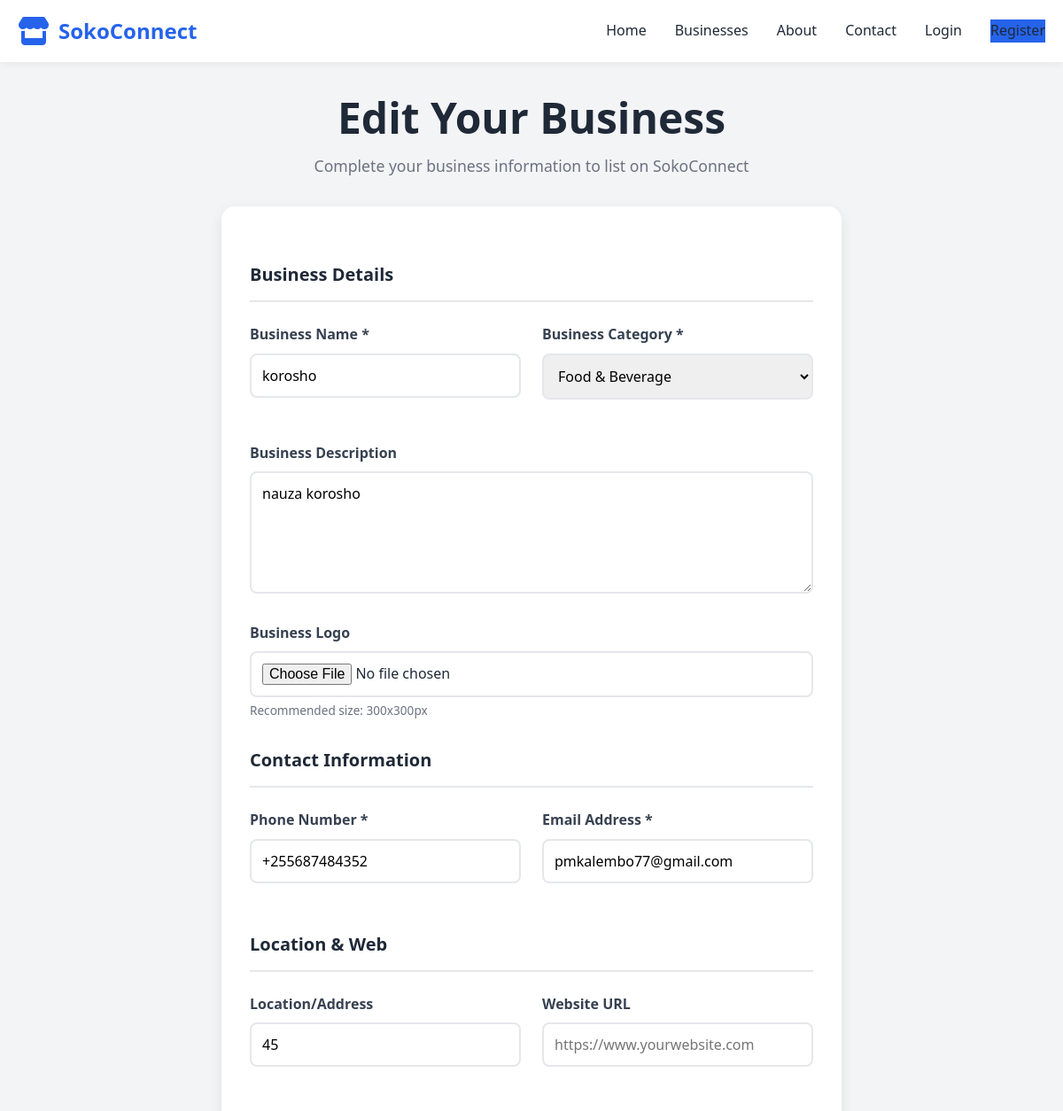
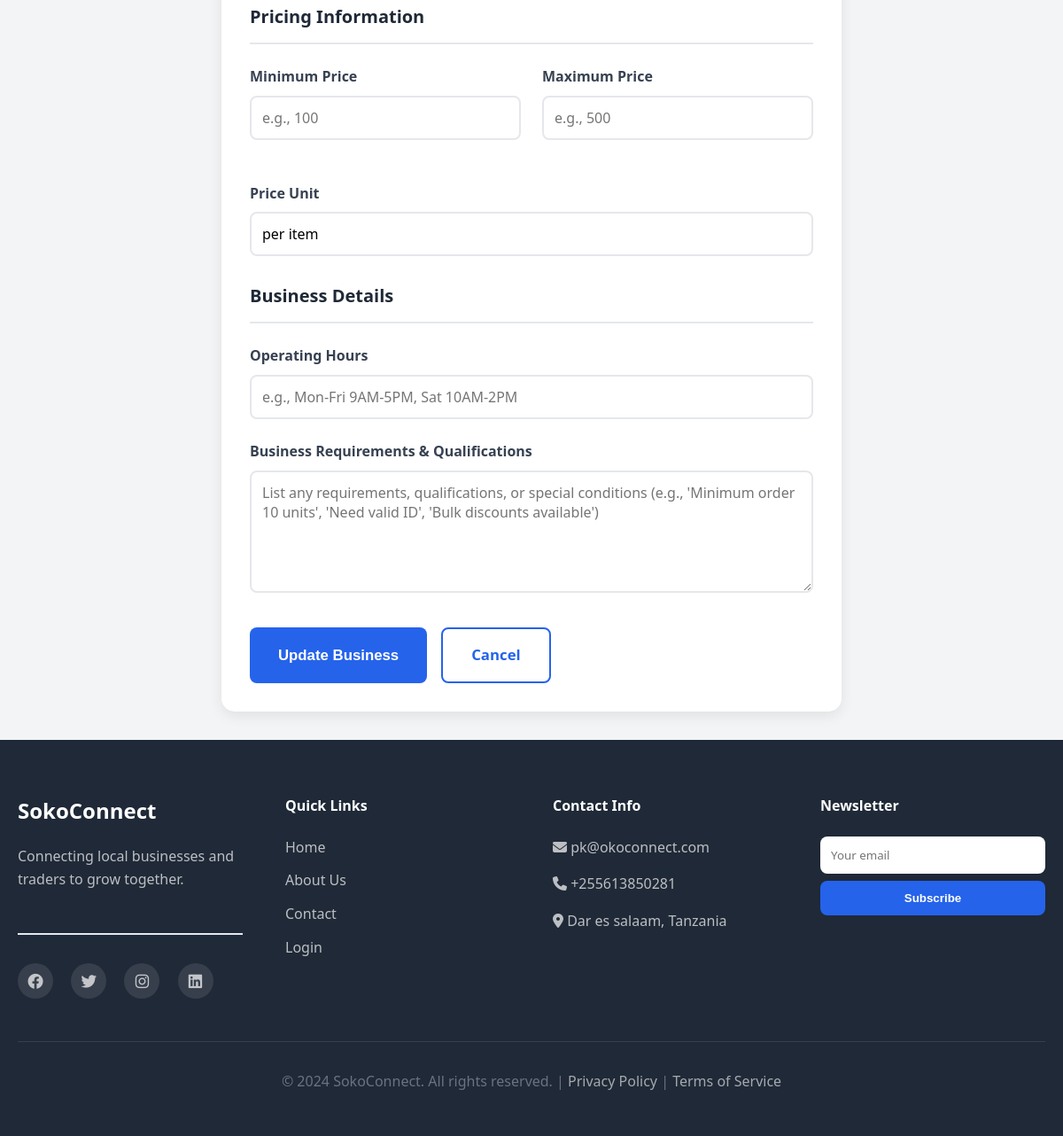
Page /add-business/ (signed in) on the committed database (2 pictures, top to bottom).
### business/models.py (models this page shows, shortened)
class BusinessListing(models.Model):
    user = models.OneToOneField(User, on_delete=models.CASCADE, related_name='business')
    business_name = models.CharField(max_length=200)
    category = models.CharField(max_length=50, choices=CATEGORY_CHOICES)
    description = models.TextField(blank=True)
    phone = models.CharField(max_length=20)
    email = models.EmailField()
    location = models.CharField(max_length=300, blank=True)
    website = models.URLField(blank=True)
    logo = models.ImageField(upload_to='business_logos/', blank=True, null=True)
    min_price = models.DecimalField(max_digits=10, decimal_places=2, blank=True, null=True, help_text="Minimum price/cost in local currency")
    max_price = models.DecimalField(max_digits=10, decimal_places=2, blank=True, null=True, help_text="Maximum price/cost in local currency")
    price_unit = models.CharField(max_length=100, blank=True, default="per item", help_text="Price unit (e.g., per item, per hour, per kg)")
    requirements = models.TextField(blank=True, help_text="List business requirements, qualifications, or specifications")
    operating_hours = models.CharField(max_length=300, blank=True, help_text="Operating hours (e.g., Mon-Fri 9AM-5PM)")
    status = models.CharField(max_length=20, choices=STATUS_CHOICES, default='draft')
    created_at = models.DateTimeField(auto_now_add=True)
    updated_at = models.DateTimeField(auto_now=True)
    class Meta:
        verbose_name_plural = "Business Listings"

### business/views.py (the view, shortened to what this page needs)
# urls.py: path('add-business/', views.add_business, name='add_business'),
@login_required(login_url='business:login')
def add_business(request):
    if not request.user.is_authenticated:
        return redirect('business:login')
    try:
        business = BusinessListing.objects.get(user=request.user)
        is_edit = True
    except BusinessListing.DoesNotExist:
        business = None
        is_edit = False
    context = {
        'page_title': 'Add/Edit Business',
        'business': business,
        'categories': CATEGORY_CHOICES,
        'is_edit': is_edit,
    }
    return render(request, 'add_business.html', context)

### templates/add_business.html (shortened to what this page needs)
{% extends 'base.html' %}
{% load static %}
{% block content %}
<section class="form-section">
    <div class="container">
        <div class="form-header">
            <h1>{% if is_edit %}Edit Your Business{% else %}Add Your Business{% endif %}</h1>
            <p>Complete your business information to list on SokoConnect</p>
        </div>
        <div class="form-container">
            <form method="POST" class="business-form" enctype="multipart/form-data">
                <div class="form-section-title">
                    <h2>Business Details</h2>
                </div>
                <div class="form-row">
                    <div class="form-group">
                        <label for="business_name">Business Name *</label>
                        <input type="text" id="business_name" name="business_name" required
                               value="{% if business %}{{ business.business_name }}{% endif %}"
                               placeholder="Your Business Name">
                    </div>
                    <div class="form-group">
                        <label for="business_category">Business Category *</label>
                        <select id="business_category" name="business_category" required>
                            {% for value, label in categories %}
                                <option value="{{ value }}" {% if business.category == value %}selected{% endif %}>
                                    {{ label }}
                                </option>
                            {% endfor %}
                        </select>
                    </div>
                </div>
                <div class="form-group">
                    <label for="description">Business Description</label>
                    <textarea id="description" name="description" rows="5"
                              placeholder="Tell us about your business, products, or services">{% if business %}{{ business.description }}{% endif %}</textarea>
                </div>
                <div class="form-group">
                    <label for="logo">Business Logo</label>
                    <input type="file" id="logo" name="logo" accept="image/*"
                           placeholder="Upload your business logo (JPG, PNG)">
                    <small>Recommended size: 300x300px</small>
                </div>
                <div class="form-section-title">
                    <h2>Contact Information</h2>
                </div>
                <div class="form-row">
                    <div class="form-group">
                        <label for="phone">Phone Number *</label>
                        <input type="tel" id="phone" name="phone" required
                               value="{% if business %}{{ business.phone }}{% endif %}"
                               placeholder="+255612345678">
                    </div>
                    <div class="form-group">
                        <label for="email">Email Address *</label>
                        <input type="email" id="email" name="email" required
                               value="{% if business %}{{ business.email }}{% endif %}"
                               placeholder="your@email.com">
                    </div>
                </div>
                <div class="form-section-title">
                    <h2>Location & Web</h2>
                </div>
                <div class="form-row">
                    <div class="form-group">
                        <label for="location">Location/Address</label>
                        <input type="text" id="location" name="location"
                               value="{% if business %}{{ business.location }}{% endif %}"
                               placeholder="City, Country or full address">
                    </div>
                    <div class="form-group">
                        <label for="website">Website URL</label>
                        <input type="url" id="website" name="website"
                               value="{% if business %}{{ business.website }}{% endif %}"
                               placeholder="https://www.yourwebsite.com">
                    </div>
                </div>
                <div class="form-section-title">
                    <h2>Pricing Information</h2>
                </div>
                <div class="form-row">
                    <div class="form-group">
                        <label for="min_price">Minimum Price</label>
                        <input type="number" id="min_price" name="min_price" step="0.01"
                               value="{% if business.min_price %}{{ business.min_price }}{% endif %}"
                               placeholder="e.g., 100">
                    </div>
                    <div class="form-group">
                        <label for="max_price">Maximum Price</label>
                        <input type="number" id="max_price" name="max_price" step="0.01"
                               value="{% if business.max_price %}{{ business.max_price }}{% endif %}"
                               placeholder="e.g., 500">
                    </div>
                </div>
                <div class="form-group">
                    <label for="price_unit">Price Unit</label>
                    <input type="text" id="price_unit" name="price_unit"
                           value="{% if business.price_unit %}{{ business.price_unit }}{% else %}per item{% endif %}"
                           placeholder="e.g., per item, per hour, per kg, per service">
                </div>
                <div class="form-section-title">
                    <h2>Business Details</h2>
                </div>
                <div class="form-group">
                    <label for="operating_hours">Operating Hours</label>
                    <input type="text" id="operating_hours" name="operating_hours"
                           value="{% if business.operating_hours %}{{ business.operating_hours }}{% endif %}"
                           placeholder="e.g., Mon-Fri 9AM-5PM, Sat 10AM-2PM">
                </div>
                <div class="form-group">
                    <label for="requirements">Business Requirements & Qualifications</label>
                    <textarea id="requirements" name="requirements" rows="5"
                              placeholder="List any requirements, qualifications, or special conditions (e.g., 'Minimum order 10 units', 'Need valid ID', 'Bulk discounts available')">{% if business %}{{ business.requirements }}{% endif %}</textarea>
                </div>
                <div class="form-actions">
                    <button type="submit" class="btn btn-primary btn-lg">
                        {% if is_edit %}Update Business{% else %}Save & Continue{% endif %}
                    </button>
                    <a href="{% url 'business:home' %}" class="btn btn-secondary btn-lg">Cancel</a>
                </div>
            </form>
        </div>
    </div>
</section>
{% endblock %}

### static/css/style.css (style rules this page uses)
* { margin: 0; padding: 0; box-sizing: border-box; }
:root { --primary-color: #2563eb; --secondary-color: #10b981; --dark-color: #1f2937; --light-color: #f3f4f6; --gray-color: #6b7280; --border-color: #e5e7eb; --shadow: 0 10px 30px rgba(0, 0, 0, 0.1); --transition: all 0.3s ease; }
html { scroll-behavior: smooth; }
body { font-family: 'Segoe UI', Tahoma, Geneva, Verdana, sans-serif; line-height: 1.6; color: var(--dark-color); background-color: #ffffff; }
.container { max-width: 1200px; margin: 0 auto; padding: 0 20px; }
h1, h2, h3, h4, h5, h6 { font-weight: 700; margin-bottom: 1rem; line-height: 1.3; }
h1 { font-size: 3rem; color: var(--dark-color); }
h2 { font-size: 2.5rem; color: var(--dark-color); margin-bottom: 2rem; }
p { margin-bottom: 1rem; color: var(--gray-color); }
a { color: var(--primary-color); text-decoration: none; transition: var(--transition); }
.btn { display: inline-block; padding: 12px 24px; border-radius: 8px; font-weight: 600; text-decoration: none; transition: var(--transition); border: none; cursor: pointer; font-size: 1rem; }
.btn-primary { background-color: var(--primary-color); color: white; }
.btn-secondary { background-color: transparent; color: var(--primary-color); border: 2px solid var(--primary-color); }
.btn-lg { padding: 15px 40px; font-size: 1.1rem; }
.form-group { margin-bottom: 1.5rem; }
.form-row { display: grid; grid-template-columns: 1fr 1fr; gap: 1rem; }
.form-group label { display: block; margin-bottom: 0.5rem; font-weight: 600; color: var(--dark-color); }
.form-group input, .form-group select, .form-group textarea { width: 100%; padding: 12px; border: 2px solid var(--border-color); border-radius: 8px; font-size: 1rem; transition: var(--transition); font-family: inherit; }
.form-group small { display: block; color: var(--gray-color); font-size: 0.85rem; margin-top: 0.25rem; }

### templates/add_business.html (style rules this page uses)
.form-section { padding: 2rem 0; min-height: 80vh; background-color: #f3f4f6; }
.form-header { margin-bottom: 2rem; text-align: center; }
.form-header h1 { margin-bottom: 0.5rem; color: #1f2937; }
.form-header p { color: #6b7280; font-size: 1.1rem; }
.form-container { max-width: 700px; margin: 0 auto; background: white; border-radius: 15px; padding: 2rem; box-shadow: 0 5px 15px rgba(0, 0, 0, 0.08); }
.form-section-title { margin-top: 2rem; margin-bottom: 1.5rem; padding-bottom: 1rem; border-bottom: 2px solid #e5e7eb; }
.form-section-title h2 { margin: 0; font-size: 1.25rem; color: #1f2937; }
.form-row { display: grid; grid-template-columns: 1fr 1fr; gap: 1.5rem; margin-bottom: 1.5rem; }
.form-group { margin-bottom: 1.5rem; }
.form-group label { display: block; margin-bottom: 0.5rem; font-weight: 600; color: #374151; }
.form-group input, .form-group textarea, .form-group select { width: 100%; padding: 0.75rem; border: 2px solid #e5e7eb; border-radius: 8px; font-size: 1rem; transition: all 0.3s ease; font-family: inherit; }
.form-actions { display: flex; gap: 1rem; margin-top: 2rem; }
.btn-lg { padding: 1rem 2rem; font-size: 1.05rem; }

### rows in the picture
BusinessListing: business_name "korosho", business_category "Food & Beverage", description "nauza korosho", phone "+255687484352", email "pmkalembo77@gmail.com", location "45", price_unit "per item"
